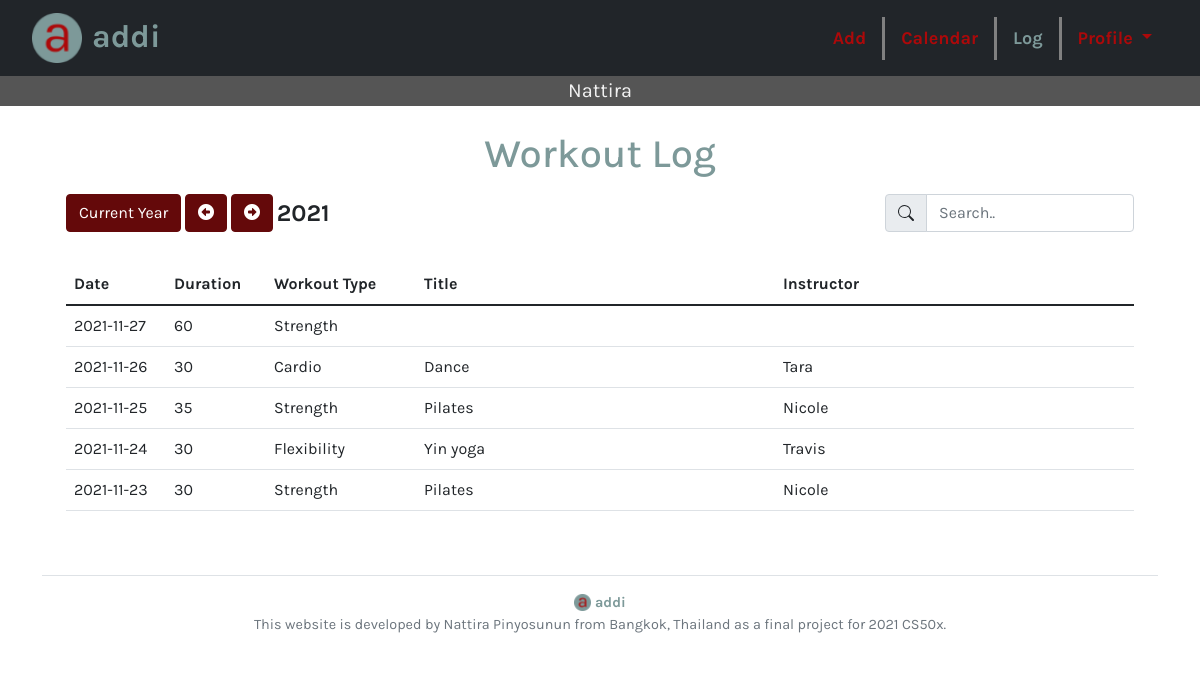
Page /log/2021 (signed in) on the committed database.
### tables this page shows
CREATE TABLE workouts (id INTEGER PRIMARY KEY, user_id INTEGER REFERENCES users (id), date DATE NOT NULL, duration INTEGER NOT NULL, workout_type TEXT NOT NULL, title TEXT, instructor TEXT);

### app.py (the view)
@app.route("/log")
@app.route("/log/<int:year>")
@login_required
def log(year=None):
    if year is None:
        year = datetime.now().year
    print(year)
    db = get_db()
    workouts = db.execute("SELECT * FROM workouts WHERE user_id = ? AND strftime('%Y', date) = ? ORDER BY date DESC", (session["user_id"], str(year)))
    return render_template("log.html", workouts=workouts, year=year)

### app.py (called while the page is built)
@app.after_request
def after_request(response):
    response.headers["Cache-Control"] = "no-cache, no-store, must-revalidate"
    response.headers["Expires"] = 0
    response.headers["Pragma"] = "no-cache"
    return response

@app.teardown_appcontext
def teardown_db(exception):
    close_db()

### db.py (called while the page is built)
def dict_factory(cursor, row):
    d = {}
    for idx, col in enumerate(cursor.description):
        d[col[0]] = row[idx]
    return d

def get_db():
    if 'db' not in g:
        g.db = sqlite3.connect(
            'addi.db',
            detect_types=sqlite3.PARSE_DECLTYPES
        )
        g.db.row_factory = dict_factory
    return g.db

### helpers.py (called while the page is built)
def login_required(f):
    @wraps(f)
    def decorated_function(*args, **kwargs):
        if session.get("user_id") is None:
            return redirect("/")
        return f(*args, **kwargs)
    return decorated_function

### templates/log.html (shortened to what this page needs)
{% extends "layout.html" %}
{% block main %}
    <h1 class="green text-center mb-3">Workout Log</h1>
    <div class="col-sm-12">
        <div class="row mb-3">
            <div class="col-sm-9">
                <a href="/log" class="btn btn-primary">Current Year</a>
                <a href="/log/{{ year - 1 }}" class="btn btn-primary"><i class="fa-solid fa-circle-left"></i></a>
                <a href="/log/{{ year + 1 }}" class="btn btn-primary"><i class="fa-solid fa-circle-right"></i></a>
                <span class="subheader align-middle">{{ year }}</span>
            </div>
            <div class="col-sm-3">
                <div class="input-group mb-3">
                    <span class="input-group-text">
                    </span>
                    <input id="myInput" type="text" placeholder="Search.." class="form-control" autofocus>
                </div>
            </div>
        </div>
        <table class="table fixed">
            <thead>
            <tr>
                <th class="smallCol">Date</th>
                <th class="smallCol">Duration</th>
                <th class="middleCol">Workout Type</th>
                <th>Title</th>
                <th>Instructor</th>
            </tr>
            </thead>
            <tbody id='myTable'>
                {% for workout in workouts %}
                <tr>
                    <td>{{ workout['date'] }}</td>
                    <td>{{ workout['duration'] }}</td>
                    <td>{{ workout['workout_type'] }}</td>
                    <td>{{ workout['title'] }}</td>
                    <td>{{ workout['instructor'] }}</td>
                </tr>
                {% endfor %}
            </tbody>
        </table>
    </div>
{% endblock %}

### templates/layout.html (shortened to what this page needs)
<!DOCTYPE html>
<html lang="en">
    <head>
        <link href="https://cdn.jsdelivr.net/npm/bootstrap@5.1.3/dist/css/bootstrap.min.css" rel="stylesheet">
        <link rel="stylesheet" type="text/css" href="https://uicdn.toast.com/tui-calendar/latest/tui-calendar.css" />
        <link rel="stylesheet" type="text/css" href="https://uicdn.toast.com/tui.date-picker/latest/tui-date-picker.css" />
        <link rel="stylesheet" type="text/css" href="https://uicdn.toast.com/tui.time-picker/latest/tui-time-picker.css" />
        <link href="/static/fontawesome/css/all.min.css" rel="stylesheet">
        <link href="/static/styles.css" rel="stylesheet">
    </head>
    <body>
        <header>
            <nav id="myHeader" class="navbar navbar-expand-lg navbar-dark bg-dark">
                <div class="container-fluid">
                    <a id="brand" class="navbar-brand" href="/">
                        <img src="/static/favicon/favicon.ico" alt="logo" width="50" height="50" class="d-inline-block align-text-bottom">
                        <span class="brand green">addi</span>
                    </a>
                    <div id="menu">
                        {% if session.user_id %}
                            <ul class="nav justify-content-end">
                                <li class="nav-item"><a class="nav-link {{ 'active' if request.endpoint == 'add'}}" href="/add">Add</a></li>
                                <li class="nav-item"><a class="nav-link {{ 'active' if request.endpoint == 'calendar'}}" href="/calendar">Calendar</a></li>
                                <li class="nav-item"><a class="nav-link {{ 'active' if request.endpoint == 'log'}}" href="/log">Log</a></li>
                                <li class="nav-item dropdown">
                                    <a class="nav-link dropdown-toggle {{ 'active' if request.endpoint == 'profile'}}" href="/profile" id="navbarDropdown" role="button" data-bs-toggle="dropdown" aria-expanded="false">
                                        Profile
                                    </a>
                                </li>
                            </ul>
                        {% else %}
                            <ul class="nav justify-content-end">
                                <li class="nav-item"><a class="nav-link {{ 'active' if request.endpoint == 'signin'}}" href="/">Sign In</a></li>
                                <li class="nav-item"><a class="nav-link {{ 'active' if request.endpoint == 'register'}}}}" href="/register">Register</a></li>
                            </ul>
                        {% endif %}
                    </div>
                </div>
              </nav>
            {% if session.user_username %}
            <div class="text-center usersName">
                {{session['user_username']}}
            </div>
            {% endif %}
        </header>
        <main class="container p-4">
            <div class="container">
                <div class="row center justify-content-md-center">
                    {% block main %}{% endblock %}
                </div>
            </div>
        </main>
        <div class="container">
            <footer class="py-3 my-4 border-top">
                <div class="text-center text-muted">
                    <a href="/">
                    <img src="/static/favicon/favicon-16x16.png" class="d-inline-block align-text-top" alt="logo" width="17" height="17" ></img>
                    <span class="green">addi</span>
                    </a>
                    <p>This website is developed by Nattira Pinyosunun from Bangkok, Thailand as a final project for 2021 CS50x.</p>
                </div>
            </footer>
        </div>
    </body>
</html>

### static/styles.css (style rules this page uses)
nav .green, .navbar-light .navbar-brand, .green { color: #7d9999; }
nav .navbar-brand { font-size: xx-large; display: flex; }
nav { font-weight: 500; font-size: large; padding: 10px 20px; z-index: 1000; }
.nav-link, a, .red { text-decoration: none; color: #AC090A; font-weight: 700; }
nav .active { color: #7d9999; }
.brand { margin-left: 10px; }
.nav-item { border-right: solid grey; }
.nav-item:last-child { border-right: 0; }
body { font-size: 100%; font-family: 'Karla', sans-serif; font-weight: 400; }
main { overflow-x: auto; }
footer { font-size: 90%; }
.btn-primary { color: white; background-color: #64090A; border-color: #64090A; }
header ul { margin-top: 0rem; margin-bottom: 0rem; }
.usersName { background: #555; color: #f1f1f1; font-size: 1.25rem; }
.subheader { font-weight: bold; font-size: 1.5rem; }
table.fixed { table-layout:fixed; }
table.fixed td { overflow: hidden; }
.row>* { max-width: 100%; }
.smallCol { width: 100px; }
.middleCol { width: 150px; }

### rows in the picture
workouts: date "2021-11-27", duration "60", workout_type "Strength"
workouts: date "2021-11-26", duration "30", workout_type "Cardio", title "Dance", instructor "Tara"
workouts: date "2021-11-25", duration "35", workout_type "Strength", title "Pilates", instructor "Nicole"
workouts: date "2021-11-24", duration "30", workout_type "Flexibility", title "Yin yoga", instructor "Travis"
workouts: date "2021-11-23", duration "30", workout_type "Strength", title "Pilates", instructor "Nicole"

### other values in the picture
{{ session['user_username'] }} "Nattira"
{{ year }} "2021"
